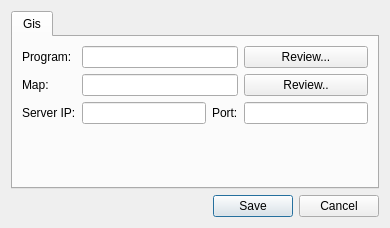
<?xml version="1.0" encoding="UTF-8"?>
<ui version="4.0">
 <class>SettingsDialog</class>
 <widget class="QDialog" name="SettingsDialog">
  <property name="geometry">
   <rect>
    <x>0</x>
    <y>0</y>
    <width>390</width>
    <height>228</height>
   </rect>
  </property>
  <property name="windowTitle">
   <string>Settings</string>
  </property>
  <layout class="QGridLayout" name="gridLayout_2">
   <item row="1" column="1">
    <widget class="QPushButton" name="saveButton">
     <property name="text">
      <string>Save</string>
     </property>
    </widget>
   </item>
   <item row="1" column="0">
    <spacer name="horizontalSpacer">
     <property name="orientation">
      <enum>Qt::Horizontal</enum>
     </property>
     <property name="sizeHint" stdset="0">
      <size>
       <width>207</width>
       <height>20</height>
      </size>
     </property>
    </spacer>
   </item>
   <item row="1" column="2">
    <widget class="QPushButton" name="cancelButton">
     <property name="text">
      <string>Cancel</string>
     </property>
    </widget>
   </item>
   <item row="0" column="0" colspan="3">
    <widget class="QTabWidget" name="tabWidget">
     <property name="tabShape">
      <enum>QTabWidget::Rounded</enum>
     </property>
     <property name="currentIndex">
      <number>0</number>
     </property>
     <widget class="QWidget" name="gisTab">
      <attribute name="title">
       <string>Gis</string>
      </attribute>
      <layout class="QGridLayout" name="gridLayout">
       <item row="1" column="0">
        <widget class="QLabel" name="label_2">
         <property name="text">
          <string>Map:</string>
         </property>
        </widget>
       </item>
       <item row="0" column="0">
        <widget class="QLabel" name="label">
         <property name="text">
          <string>Program:</string>
         </property>
         <property name="buddy">
          <cstring>pathToProgramLineEdit</cstring>
         </property>
        </widget>
       </item>
       <item row="2" column="0">
        <widget class="QLabel" name="label_3">
         <property name="text">
          <string>Server IP:</string>
         </property>
        </widget>
       </item>
       <item row="2" column="2">
        <widget class="QLabel" name="label_4">
         <property name="text">
          <string>Port:</string>
         </property>
        </widget>
       </item>
       <item row="3" column="1">
        <spacer name="verticalSpacer">
         <property name="orientation">
          <enum>Qt::Vertical</enum>
         </property>
         <property name="sizeHint" stdset="0">
          <size>
           <width>20</width>
           <height>40</height>
          </size>
         </property>
        </spacer>
       </item>
       <item row="2" column="1">
        <widget class="QLineEdit" name="serverIPLineEdit"/>
       </item>
       <item row="2" column="3">
        <widget class="QLineEdit" name="serverPortLineEdit"/>
       </item>
       <item row="0" column="3">
        <widget class="QPushButton" name="reviewProgramButton">
         <property name="text">
          <string>Review...</string>
         </property>
        </widget>
       </item>
       <item row="1" column="3">
        <widget class="QPushButton" name="reviewMapButton">
         <property name="text">
          <string>Review..</string>
         </property>
        </widget>
       </item>
       <item row="0" column="1" colspan="2">
        <widget class="QLineEdit" name="pathToProgramLineEdit">
         <property name="readOnly">
          <bool>true</bool>
         </property>
        </widget>
       </item>
       <item row="1" column="1" colspan="2">
        <widget class="QLineEdit" name="pathToMapLineEdit">
         <property name="readOnly">
          <bool>true</bool>
         </property>
        </widget>
       </item>
      </layout>
     </widget>
    </widget>
   </item>
  </layout>
 </widget>
 <resources/>
 <connections/>
</ui>
